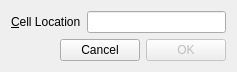
<?xml version="1.0" encoding="UTF-8"?>
<ui version="4.0">
 <class>Dialog</class>
 <widget class="QDialog" name="Dialog">
  <property name="geometry">
   <rect>
    <x>0</x>
    <y>0</y>
    <width>237</width>
    <height>71</height>
   </rect>
  </property>
  <property name="windowTitle">
   <string>Go To Cell</string>
  </property>
  <layout class="QVBoxLayout" name="verticalLayout">
   <item>
    <layout class="QHBoxLayout" name="horizontalLayout">
     <item>
      <widget class="QLabel" name="label">
       <property name="text">
        <string>&amp;Cell Location</string>
       </property>
       <property name="buddy">
        <cstring>lineEdit</cstring>
       </property>
      </widget>
     </item>
     <item>
      <widget class="QLineEdit" name="lineEdit"/>
     </item>
    </layout>
   </item>
   <item>
    <layout class="QHBoxLayout" name="horizontalLayout_2">
     <item>
      <spacer name="horizontalSpacer">
       <property name="orientation">
        <enum>Qt::Horizontal</enum>
       </property>
       <property name="sizeHint" stdset="0">
        <size>
         <width>40</width>
         <height>20</height>
        </size>
       </property>
      </spacer>
     </item>
     <item>
      <widget class="QPushButton" name="cancelButton">
       <property name="text">
        <string>Cancel</string>
       </property>
      </widget>
     </item>
     <item>
      <widget class="QPushButton" name="okButton">
       <property name="enabled">
        <bool>false</bool>
       </property>
       <property name="text">
        <string>OK</string>
       </property>
       <property name="default">
        <bool>true</bool>
       </property>
      </widget>
     </item>
    </layout>
   </item>
  </layout>
  <zorder>label</zorder>
  <zorder>lineEdit</zorder>
  <zorder>horizontalSpacer</zorder>
  <zorder>okButton</zorder>
  <zorder>cancelButton</zorder>
  <zorder>cancelButton</zorder>
 </widget>
 <layoutdefault spacing="6" margin="11"/>
 <tabstops>
  <tabstop>lineEdit</tabstop>
  <tabstop>okButton</tabstop>
  <tabstop>cancelButton</tabstop>
 </tabstops>
 <resources/>
 <connections/>
</ui>
